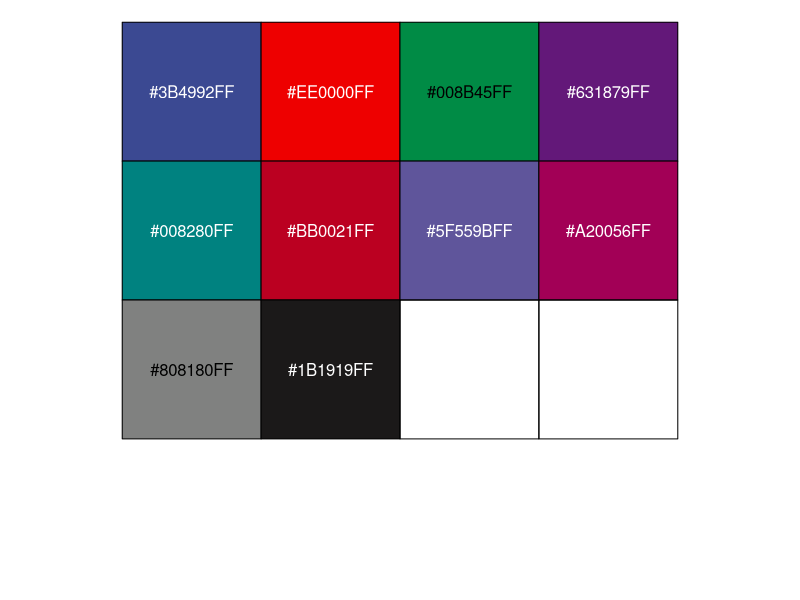
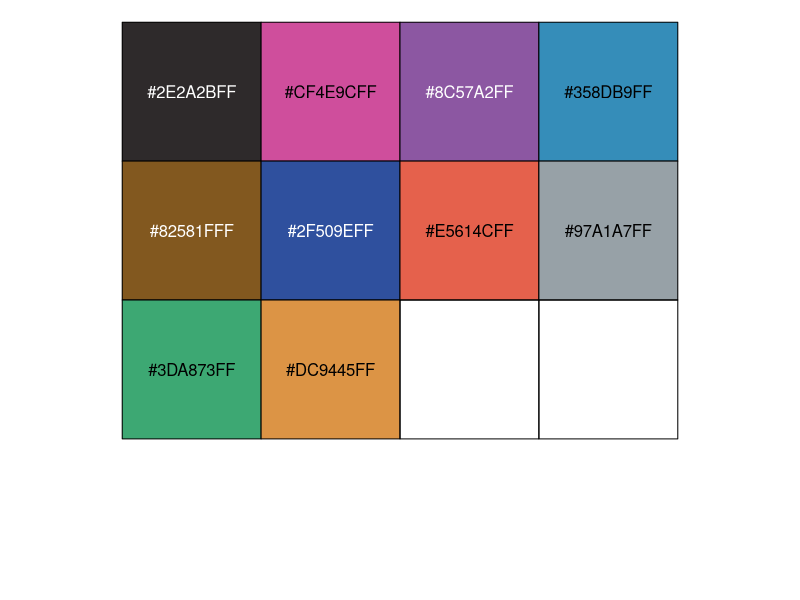
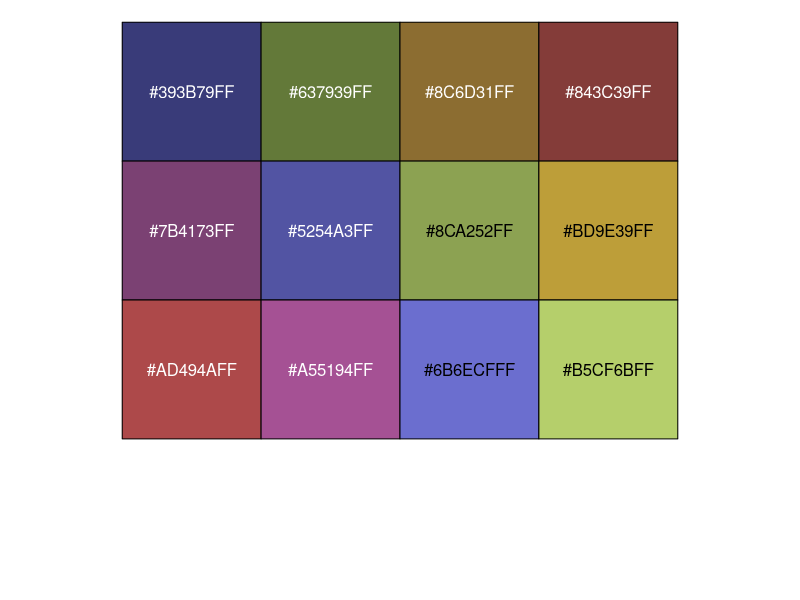
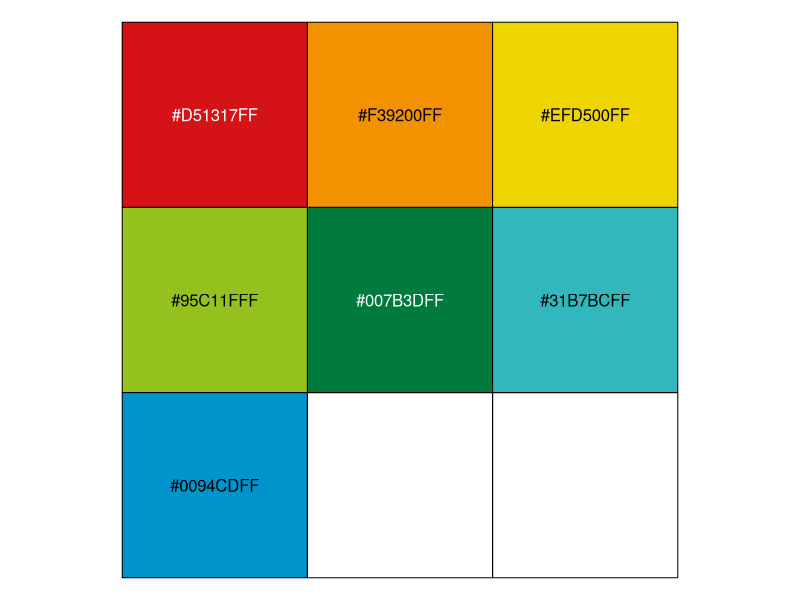
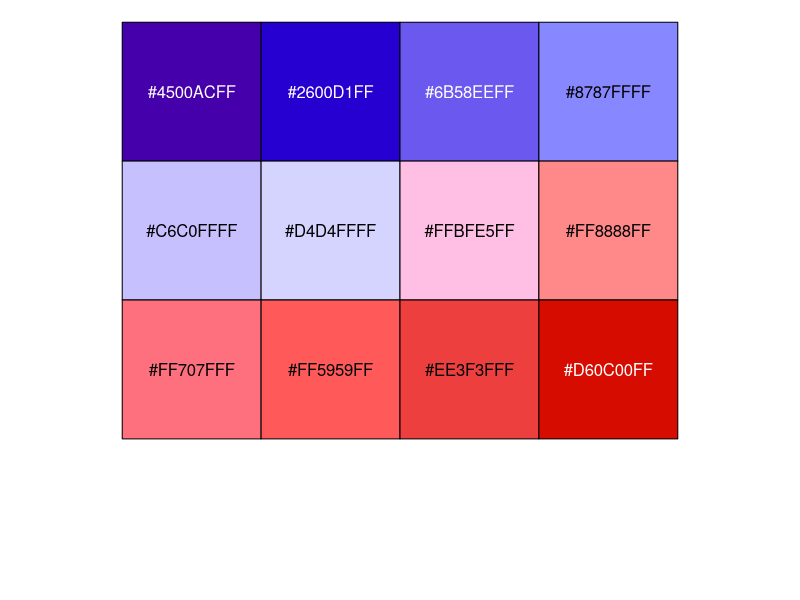
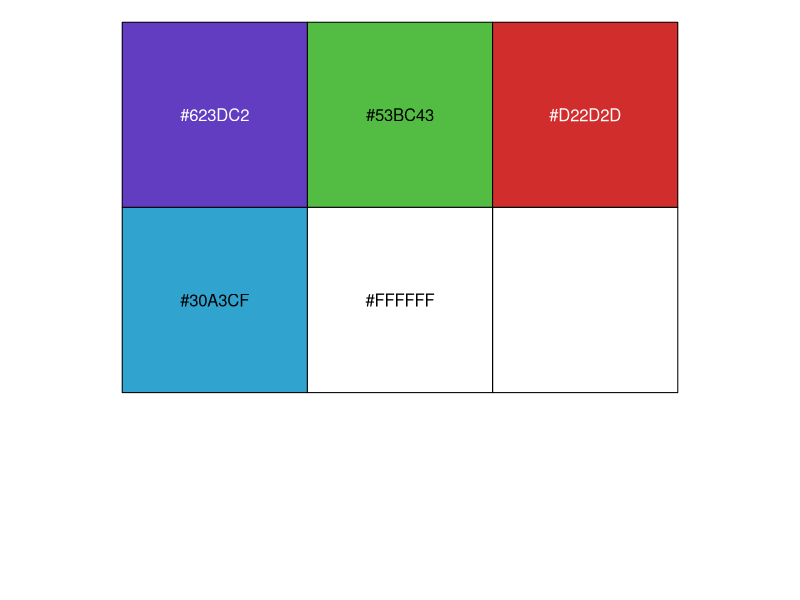
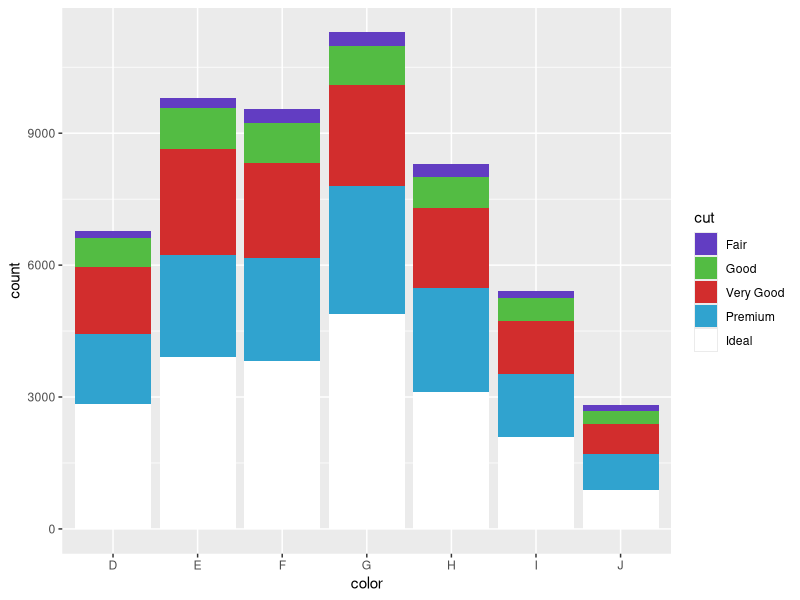

Write the R code that produced these figures, in order.
## ---- chunk 1
knitr::opts_chunk$set(echo = TRUE)
## ---- chunk 2
library(scales)
library(ggsci)
## ---- chunk 3
library("scales")
show_col(pal_aaas("default")(10))
## ---- chunk 4
library("scales")

# Color palettes = "hallmarks_light", "hallmarks_dark", "signature_substitutions"
show_col(pal_cosmic("hallmarks_light")(10))
## ---- chunk 5
# colour_palettes= "category10", "category20", "category20b", "category20c"
show_col(pal_d3("category20b")(12))
## ---- chunk 6
show_col(pal_frontiers("default")(7))

## ---- chunk 7
show_col(pal_gsea("default")(12))
## ---- chunk 8

miscolores <- colorRampPalette(colors =c("#623dc2", "#53bc43", "#d22d2d", "#30a3cf","white" ))(5) # nota el valor al final es cuant colores tiene en su paletta. 
miscolores 

scales::show_col(miscolores) # para ver tus colores
## ---- chunk 9
library(ggplot2)
data(diamonds)

ggplot(diamonds, aes(x = color, fill = cut)) +
  geom_bar() +
  scale_fill_manual(values = miscolores)
